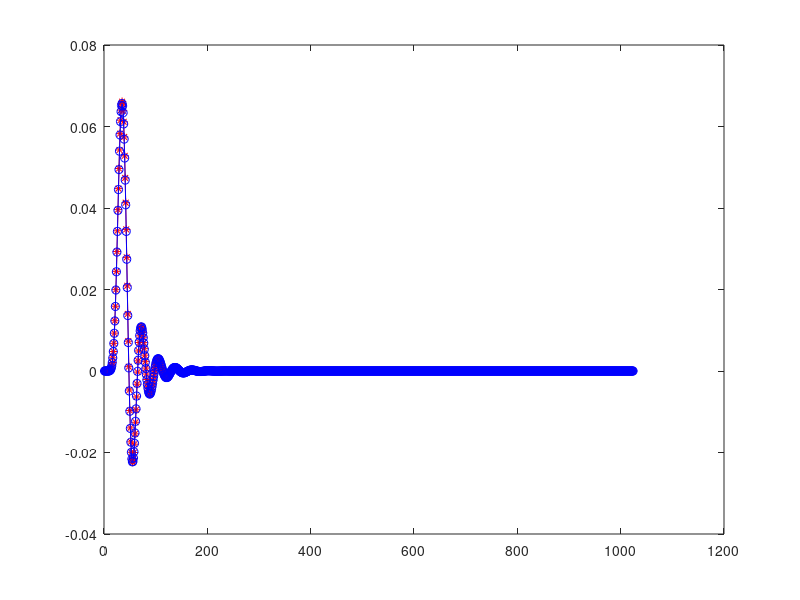

Here is the MATLAB script that generated this plot:
clear; 
Nsos = 4; % number of second order sections
Wc=1/16; 

coeff_int = 2;
coeff_frac = 12;
coeff_width = coeff_int + coeff_frac;

%  iir filter

[b, a] = butter(Nsos*2,Wc); 
%[b, a] = besself(Nsos*2,Wc); 
%Rp = 5; Rs = 20; [b, a] = ellip (Nsos*2, Rp, Rs, Wc);
%Rp=5; [b, a]=cheby1(Nsos*2, Rp, Wc);

%freqz(b,a,4096);

% convert filter to second order sections
[sos, g] = tf2sos(b,a);
sos(:,1:3) = sos(:,1:3) * (g^(1/Nsos)); % scale the b coefficients by g.

%sec = 4; zplane(sos(sec,1:3), sos(sec,4:6)); 


% quantize coefficients
sos_q = round(sos*(2^coeff_frac));
sos_q_scaled = sos_q/(2^coeff_frac);
max_q_coeff_int = floor(max(max(abs(sos_q_scaled))));
if (max_q_coeff_int > (2^(coeff_int-2))) printf("ERROR: not enough integer bits.\n"); endif;

% look at the quantized filter coefficients
[b_q, a_q] = sos2tf(sos_q_scaled);
%zplane(b_q, a_q);
%freqz(b_q, a_q, 4096);

% simulate the filter.
Nsim = 1024;
s=zeros(1,Nsim); s(5) = 1; % impulse

% direct implementation
%s_filt = filter(b_q,a_q,s);
s_filt = filter(b,a,s);

% cascaded SOS
s_filt2 = s;
for i=1:Nsos
    b_sos = sos_q_scaled(i,1:3);
    a_sos = sos_q_scaled(i,4:6);
    s_filt2 = filter(b_sos, a_sos, s_filt2);
endfor

% low level second order sections
s_filt3 = s;
for i=1:Nsos
    Xk0=0; Xk1=0; Xk2=0; Yk0=0; Yk1=0; Yk2=0;
    b0 = sos_q_scaled(i,1);
    b1 = sos_q_scaled(i,2);
    b2 = sos_q_scaled(i,3);
    a1 = sos_q_scaled(i,5);
    a2 = sos_q_scaled(i,6);
    for k=1:Nsim
        Xk0 = s_filt3(k);    
        Yk0 = b0*Xk0 + b1*Xk1 + b2*Xk2 - a1*Yk1 - a2*Yk2; % note - sign on a1, a2.
        Xk2=Xk1; Xk1=Xk0; Yk2=Yk1; Yk1=Yk0; 
        s_filt3(k) = Yk0;
    endfor
endfor

plot(s_filt, '*r-'); hold on; plot(s_filt3, 'ob-'); hold off;

% print out the coefficients in C++ table. 

printf("const int CoeffWordSize = %d;\n", coeff_width);
printf("const int CoeffIntSize = %d;\n", coeff_int);
printf("typedef ap_fixed<CoeffWordSize, CoeffIntSize, AP_RND, AP_SAT, 0> coeff_type;\n");
printf("const int Nsos = %d; // number of second order sections.\n", Nsos);

printf("const coeff_type coeff_array[Nsos][6] = {\n");
for i=1:Nsos
    printf("    { ");
    for j=1:6
        printf("%+3.10f", sos_q_scaled(i,j));
        if (j==6) printf(" "); else printf(", "); endif
    endfor
    if (i==Nsos) printf("}\n"); else printf("},\n"); endif
endfor
printf("};\n");














